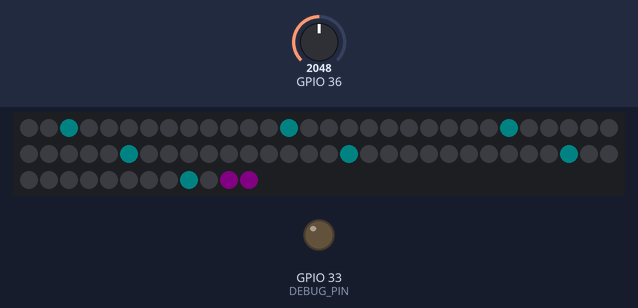
The sketch below on a simulated ESP32. On the bench: 72 RGB LEDs in strip order, left to right, continuing on the next row, output pins drawn as LEDs (lit = HIGH). The inputs (shaded band) are chosen by the test bench; at power-on: GPIO 36 = 2048. Dim RGB values are drawn brighter than linear; what the sketch prints to the serial monitor is not drawn.

Above: at 2.2 s.
2.3 s: GPIO 36 set to 1228
Timing chart, 0 to 5.3 s (numbered marks = the images above; inputs shaded):
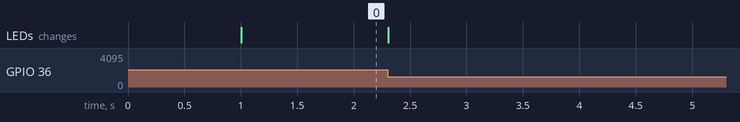

The sketch:

rotation.ino
```cpp
#include "FastLED.h"

FASTLED_USING_NAMESPACE

#if defined(FASTLED_VERSION) && (FASTLED_VERSION < 3001000)
#warning "Requires FastLED 3.1 or later; check github for latest code."
#endif

//#define FASTLED_FORCE_SOFTWARE_SPI
#define DEBUG_PIN   33

#define DATA_PIN    4
#define LED_TYPE    WS2812
#define COLOR_ORDER GRB
#define NUM_LEDS    72
CRGB leds[NUM_LEDS];

#define BRIGHTNESS         21

int pa = 0;
int pal = 0;
int paraw = 0;


boolean debugon = 1;
boolean drawgrat = 1;

uint8_t gHue = 0; // rotating "base color" used by many of the patterns

void setup()
{
  delay(1000); // 3 second delay for recovery

  pinMode(DEBUG_PIN, OUTPUT);  //set debug pin as output


  Serial.begin(115200);
  // tell FastLED about the LED strip configuration
  //FastLED.addLeds<LED_TYPE,DATA_PIN,COLOR_ORDER>(leds, NUM_LEDS).setCorrection(TypicalLEDStrip);
  //FastLED.addLeds<LED_TYPE,DATA_PIN,CLK_PIN,COLOR_ORDER>(leds, NUM_LEDS).setCorrection(TypicalLEDStrip);
  //FastLED.addLeds<APA102,11,13,RGB,DATA_RATE_MHZ(16)>(leds,NUM_LEDS);  //10
  // set master brightness control
  FastLED.addLeds<WS2812,DATA_PIN,COLOR_ORDER>(leds,NUM_LEDS);
  FastLED.setBrightness(BRIGHTNESS);

}


void loop()
{
  FastLED.clearData();


  pal = 35;

  paraw = (analogRead(36)-1840)*10;

  pa = map (paraw, -2048, 2047,0,NUM_LEDS);

  if(pa > (NUM_LEDS - 1)) {pa=(NUM_LEDS - 1);}  if  (pa < 0) {pa = 0;}

  if(pa == pal){leds[pa]|=CRGB(255,0,0);}

  leds[pa-1] = CRGB(75,0,75);
  leds[pa] = CRGB(75,0,75);
  leds[pa+1] = CRGB(75,0,75);


if (drawgrat)
{
  for (int g =0; g < 72; g=g+11)
  {
      leds[g+2]|=CRGB(0,75,75); // center the grat
  }

}

  FastLED.show();


if (debugon)
{
Serial.print(paraw);
Serial.print("\n");
}


}
```
